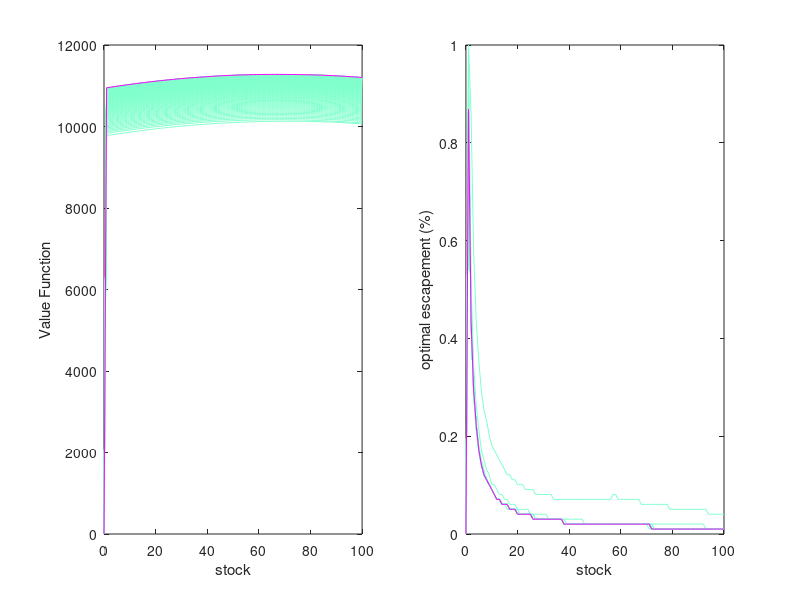

Here is the MATLAB script that generated this plot:
% STEP 1: Simple fishery harvest problem, pre-decision state VFI
%
% Run this code before running "salmon_postVFI" (Step 2).  The graphs will
% superimpose, allowing you to see how the two solve differently.  If you
% prefer they don't superimpose, save and close the results from Step 1
% before running Step 2.
%
% ------------------------------------------------------------------------
% There software calls on the following files:
% ------------------------------------------------------------------------
% 1. "salmon_preVFI.m"         Computes the VFI solution in the form of investment
%                       policy function.
% 2. "negpayoff.m"      Calculates the value function at each given state.
%                       This file also includes the hatchery transformation
%                       (from investment to fish) specification.
% ------------------------------------------------------------------------
% Created: September 30, 2014
% Last Updated: Nov 8, 2014
% Amanda Faig
% ------------------------------------------------------------------------

clear all


% 1A. Specify the economic parameters
% -----------------------------------
p       = 10;           % price per kg
c       = 0.075;        % cost of harvest
delta   = 1/1.03;       % discount factor


% 1B. Specify the biological parameters
% -------------------------------------
R       = 201;          
alpha   = 2;          
K       = round((R-1)/alpha);       % carrying capacity

% 1C. Specify stochastic space
% ----------------------------
numz        = 10;       % number of possible shock value
mean        = 0;        % mean for distribution of shocks
sd          = .1;       % SD for distribution of shocks 
Zvec        = linspace(mean - sd,mean + sd, numz); 
                        % 100 points from 99.7% of the distribution
zbin        = Zvec - abs(Zvec(1)-Zvec(2))/2; 
                        % discretize normal pdf into bins 
zbin(numz+1)= Zvec(numz) + abs(Zvec(1)-Zvec(2))/2;
cdfz        = normcdf(zbin,mean,sd);
cdfz2       = [0, cdfz];
cdfz        = [cdfz, 1];
pz          = (cdfz - cdfz2);
pz          = pz(2:numz+1);
pz          = pz./sum(pz);

% 1D. Specify state space and action space
% ----------------------------------------
Svec                    = linspace(0,K,K+1);        % possible states     
Avec                    = linspace(0,1,100);         % possible actions
[S_zsa, Z_zsa, A_zsa]   = meshgrid(Svec,Zvec,Avec); % possible combinations
[A_sa, S_sa]            = meshgrid(Avec,Svec);

% 1E. Specify solution method parameters
% --------------------------------------
check   = 2;
conv    = 0.01;         % convergence check: how close in percent the 
                        % estimates from two successive iterations must be 
                        % in order for the loop to stop
% 2. Initial condition
% --------------------
V    = linspace(10^4,10^4+K,K+1);    % sets initial guess of value 
                                        % function for each stock leven in 
                                        % each period
V    = reshape(V,[101 1]);
V(1) = 0;                            % the value of no stock is 0

% 3. Value Function Iteration
% ---------------------------

% Today's Profit and Next Period's Stock for every (S,Z,A) combo
% --------------------------------------------------------------
pi_sa      = p.*(S_sa-A_sa.*S_sa) - c.*(S_sa-A_sa.*S_sa).^2;
                    % profit function
SN_zsa      = (1.+Z_zsa).*(R.*A_zsa.*S_zsa./(1.+alpha.*A_zsa.*S_zsa));
                    % stock 



while check > conv          % keep going until max dev less than .01%
    
        Vn_zsa          = interp1(Svec,V,SN_zsa,'spline');  
                            % Hypothetical value function next period for 
                            % each (S,Z,A)                        
        EV_sa           = 0*S_sa;  
                            % empty out Expected Value array
        for i = 1:numz
            EV_sa       = EV_sa + pz(i)*squeeze(Vn_zsa(i,:,:));
                            % weighted sum of value functions, weighted by
                            % probability.
        end
        
        V_sa            = pi_sa + delta*EV_sa;            
                            % Value function today for each (S,Z,A)
        [Vnew, Ai]      = max(V_sa,[],2);
                            % Value function                     
        dev             = abs((Vnew - V)./V)*100;   % calculate the maximum 
                                                    % deviation (in percent) 
                                                    % between iterations
        check           = max(dev);                 
        V               = Vnew;
        A               = Avec(Ai);     

    
    % Plot the value function and policy function of each iteration
    % -------------------------------------------------------------
    
    colorvec    = [0.5 ,1 ,0.8 ; 1, 0, 1];  % creates colormap for plot
    
    if check > conv                         % so long as the loop will do 
                                            % another iteration, plot using
                                            % the first color of the
                                            % colormap
        color = colorvec(1,:);
        
    else
        color = colorvec(2,:);              % otherwise, plot with second 
                                            % color
    end
         
        subplot(1,2,1)
        plot(Svec,V,'Color',color)
        xlabel('stock')
        ylabel('Value Function')
        hold on

        subplot(1,2,2)
        plot(Svec,A,'Color',color)
        xlabel('stock')
        ylabel('optimal escapement (%)')
        hold on
        pause(.1)
end

      
        